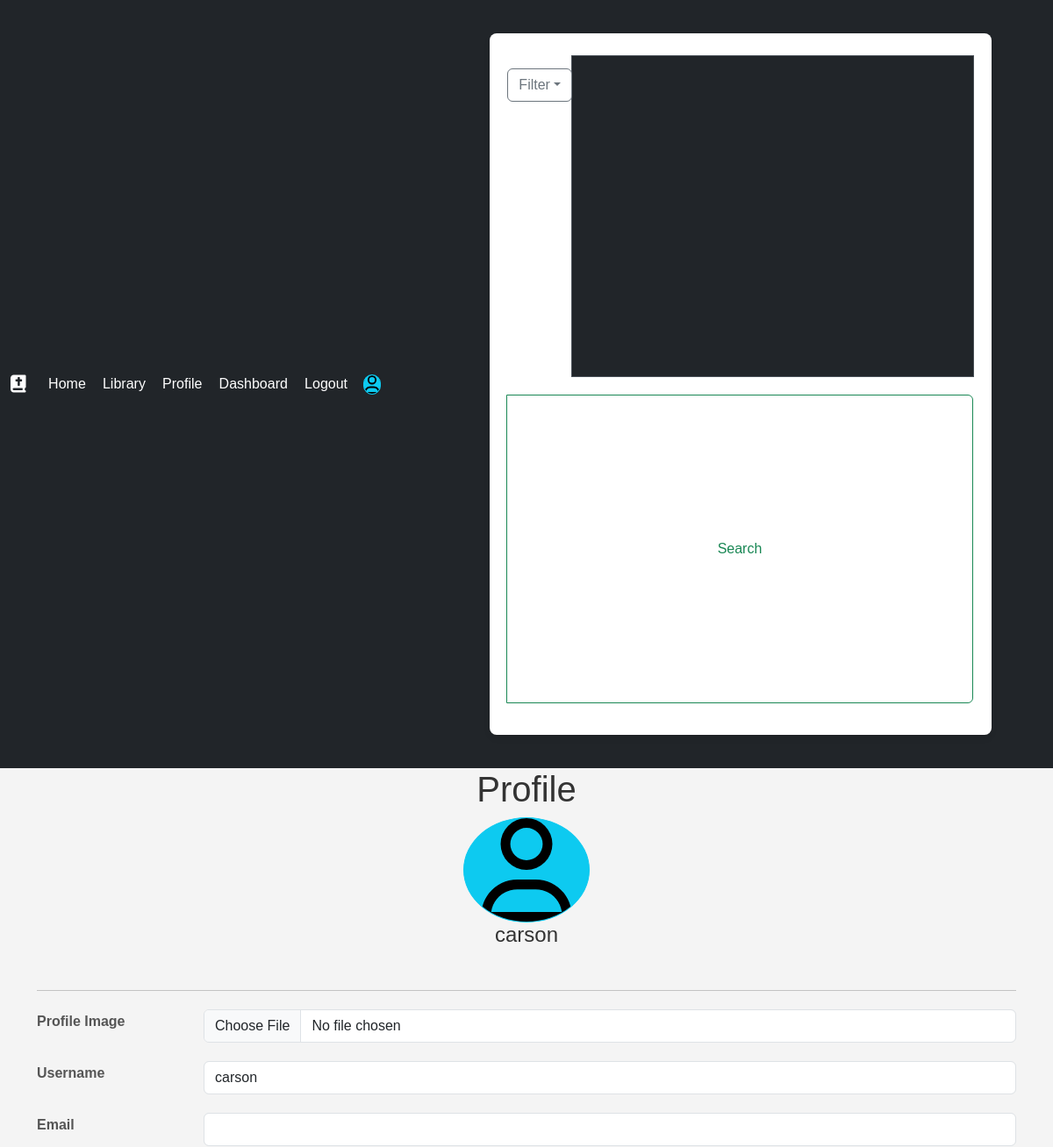
/profile (signed in, upper part), run on an earlier commit of the app's database.
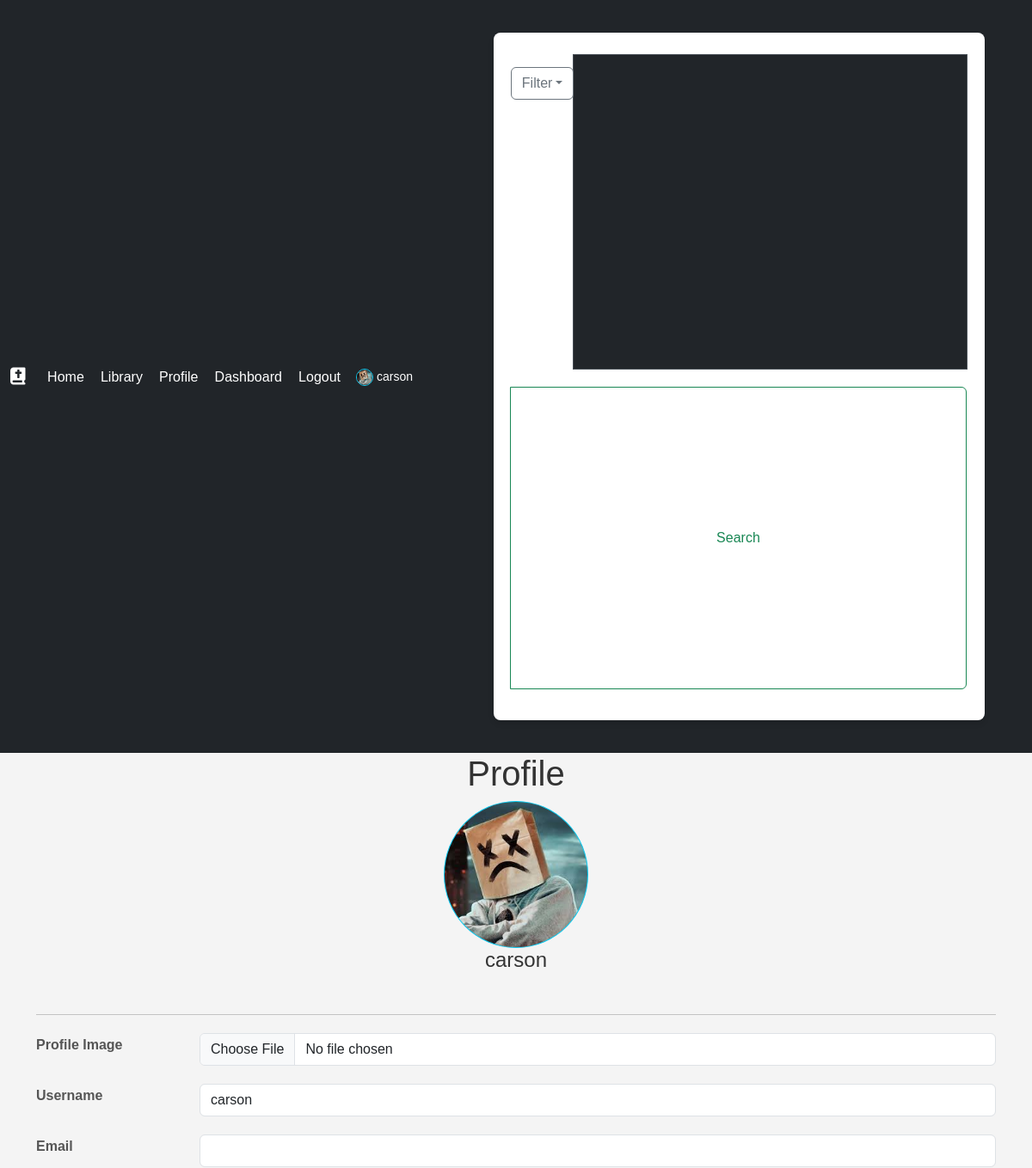
And on a later commit of the database.
### api/models.py (models this page shows, shortened)
class Profile(models.Model):
    user = models.OneToOneField(User, on_delete=models.CASCADE)
    profile_image = models.ImageField(upload_to="profile_images/", null=True, blank=True)
    bookmark = models.CharField(max_length=255, null=True, blank=True, default="")

### app/views.py (the view)
# urls.py: path('profile', profile, name='profile'),
def profile(request):
    user = request.user
    if user.is_authenticated:
        try:
            profile = Profile.objects.get(user=request.user)
        except Profile.DoesNotExist:
            profile = None
        return render(request, 'profile.html', {'profile': profile})
    else:
        return render(request, 'profile.html')

### app/templates/profile.html (shortened to what this page needs)
{% extends 'base.html' %}
{% load static %}
{% block extra_head %}
<link rel="stylesheet" href="{% static '/app/css/profile/settings.css' %}">
{% endblock %}
{% block content %}
{% if user.is_authenticated %}
<body>
    <div class="container">
        <div class="text-center">
            <h1>Profile</h1>
            {% if profile %}
            <img src="{{ profile.profile_image.url }}" alt=""
                style="background-color: #0dcaf0; border-radius: 50%; width: 15%; border: 1px solid #0dcaf0;">
            {% else %}
            <img src="{% static '/app/images/user-regular.svg' %}" alt=""
                style="background-color: #0dcaf0; border-radius: 50%; width: 100%; max-width: 9rem; height: 15vh; border: 1px solid #0dcaf0;">
            {% endif %}
            <h4>{{ user.username }}</h4>
        </div>
        <br>
        <hr>
        <div class="row mb-3">
            <label for="profile-image" class="col-sm-2 col-form-label">Profile Image</label>
            <div class="col-sm-10">
                <input class="form-control" type="file" id="profile-image" name="profile-image">
            </div>
        </div>
        <div class="row mb-3">
            <label for="username-input" class="col-sm-2 col-form-label">Username</label>
            <div class="col-sm-10">
                <input type="text" class="form-control" id="username-input" name="username-input"
                    value="{{ user.username }}">
            </div>
        </div>
        <div class="row mb-3">
            <label for="email" class="col-sm-2 col-form-label">Email</label>
            <div class="col-sm-10">
                <input type="email" class="form-control" id="email-input" name="email-input" value="{{ user.email }}">
            </div>
        </div>
    </div>
</body>
</html>
{% else %}
<h2>No Profile. Go sign in...</h2>
{% endif %}
{% endblock %}

### app/templates/base.html (shortened to what this page needs)
{% load static %}
<!DOCTYPE html>
<html lang="en">
<head>
    <link href="https://cdn.jsdelivr.net/npm/bootstrap@5.3.3/dist/css/bootstrap.min.css" rel="stylesheet"
>
    <link rel="stylesheet" href="https://cdn.jsdelivr.net/npm/bootstrap-icons@1.10.5/font/bootstrap-icons.css">
    <link rel="stylesheet" href="https://cdnjs.cloudflare.com/ajax/libs/font-awesome/6.5.1/css/all.min.css">
    <link rel="stylesheet" href="{% static '/app/css/nav/nav.css' %}">
    {% block extra_head %}
    {% endblock %}
</head>
<body>
    <nav class="navbar bg-dark navbar-expand-lg" data-bs-theme="dark">
        <div class="container-fluid">
            <a class="navbar-brand" href="{% url 'home' %}"><i class="fa-solid fa-book-bible"></i></a>
            <div class="collapse navbar-collapse" id="navbarSupportedContent">
                <div class="navbar-nav me-auto mb-2 mb-lg-0">
                    {% if user.is_authenticated %}
                    <li class="nav_item"><a href="{% url 'home' %}">Home</a></li>
                    <li class="nav_item"><a href="{% url 'library' %}">Library</a></li>
                    <li class="nav_item"><a href="{% url 'profile' %}">Profile</a></li>
                    {% if user.is_staff %}
                    <li class="nav_item"><a href="{% url 'dashboard:dashboard' %}">Dashboard</a></li>
                    {% endif %}
                    <li class="nav_item"><a href="{% url 'accounts:logout' %}">Logout</a></li>
                    <li class="nav-item">
                        <span style="display: flex;">
                            <a class="nav-link active" aria-current="page" href="{% url 'profile' %}" id="ui-username">
                                {% if profile %}
                                    <img src="{{ profile.profile_image.url }}" alt="" width="20" style="background-color: #0dcaf0; border-radius: 25px; border: 1px solid #0dcaf0;">
                                    <small>{{ user.username }}</small>
                                {% else %}
                                    <img src="{% static '/app/images/user-regular.svg' %}" alt="" width="20" style="background-color: #0dcaf0; border-radius: 25px; border: 1px solid #0dcaf0;">
                                {% endif %}
                            </a>
                        </span>
                    </li>
                    {% else %}
                    <li class="nav_item"><a href="{% url 'accounts:login' %}">Login</a></li>
                    {% endif %}
                </div>
                {% if user.is_authenticated %}
                <form class="d-flex" role="search" onsubmit="return false">
                    <div class="input-group mb-3" >
                        <div class="input-group-prepend">
                            <button class="btn btn-outline-secondary dropdown-toggle" type="button"
                                data-bs-toggle="dropdown" aria-expanded="false">Filter</button>
                        </div>
                        <input type="text" class="form-control" aria-label="Text input with dropdown button" id="top-search">
                        <button class="btn btn-outline-success" type="button" id="btn-top-search">Search</button>
                    </div>
                </form>
                {% endif %}
            </div>
        </div>
    </nav>
    {% block content %}
    {% endblock %}
</body>
</html>

What changed in the data, as far as the page shows it:
added Profile: profile_image (picture)
Also different on the page:
{{ user.username }}: (not shown) → "carson"
